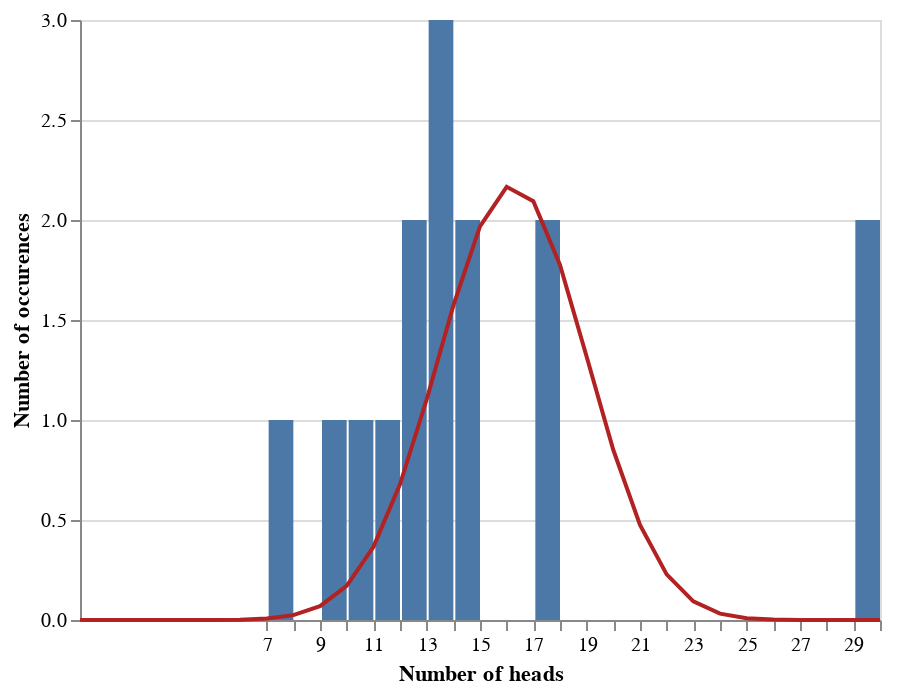

Write notebook code for a chart like this one.
### Markdown cell above
### Exercise 3 part III

Generate a histogram of the number of heads from each student. As an extension, include the binomial distribution supported by your estimate that is most amenable to large value outcomes.

### Code cell
fig_1_a = (alt
           .Chart(head_counts)
           .mark_bar()
           .encode(alt.X("outcome:Q",
                         bin = alt.BinParams(step = 1),
                         title = "Number of heads"),
                   y = alt.Y("count()",
                            title = "Number of occurences")))

k_vals = range(0,31)
k_probs = [num_people * stats.binom.pmf(k = k, n = num_flips, p = 0.540) for k in k_vals]
binom_dist_df = pd.DataFrame({"value": k_vals,
                              "prob": k_probs})

fig_1_b = (alt
           .Chart(binom_dist_df)
           .mark_line(color= "firebrick")
           .encode(x = "value", 
                   y = "prob"))


fig_1_a + fig_1_b

### Figure 1 — Vega-Lite specification as saved in the notebook (floating-point values rounded to 4 significant figures)
{"$schema": "https://vega.github.io/schema/vega-lite/v2.6.0.json", "config": {"view": {"height": 300, "width": 400}}, "datasets": {"data-3e36b5971c6b02f0d186c5079c3e0618": [{"name": 0, "outcome": 9}, {"name": 1, "outcome": 13}, {"name": 2, "outcome": 17}, {"name": 3, "outcome": 17}, {"name": 4, "outcome": 14}, {"name": 5, "outcome": 7}, {"name": 6, "outcome": 13}, {"name": 7, "outcome": 13}, {"name": 8, "outcome": 12}, {"name": 9, "outcome": 14}, {"name": 10, "outcome": 10}, {"name": 11, "outcome": 11}, {"name": 12, "outcome": 12}, {"name": 13, "outcome": 30}, {"name": 14, "outcome": 30}], "data-cfdea387a9d3fe79a5e21938a28ab58a": [{"prob": 1.145e-09, "value": 0}, {"prob": 4.033e-08, "value": 1}, {"prob": 6.864e-07, "value": 2}, {"prob": 7.521e-06, "value": 3}, {"prob": 5.959e-05, "value": 4}, {"prob": 0.0003638, "value": 5}, {"prob": 0.001779, "value": 6}, {"prob": 0.007162, "value": 7}, {"prob": 0.02417, "value": 8}, {"prob": 0.06936, "value": 9}, {"prob": 0.171, "value": 10}, {"prob": 0.3649, "value": 11}, {"prob": 0.6783, "value": 12}, {"prob": 1.103, "value": 13}, {"prob": 1.572, "value": 14}, {"prob": 1.968, "value": 15}, {"prob": 2.166, "value": 16}, {"prob": 2.094, "value": 17}, {"prob": 1.775, "value": 18}, {"prob": 1.316, "value": 19}, {"prob": 0.8498, "value": 20}, {"prob": 0.475, "value": 21}, {"prob": 0.2281, "value": 22}, {"prob": 0.09315, "value": 23}, {"prob": 0.03189, "value": 24}, {"prob": 0.008986, "value": 25}, {"prob": 0.002029, "value": 26}, {"prob": 0.0003528, "value": 27}, {"prob": 4.437e-05, "value": 28}, {"prob": 3.592e-06, "value": 29}, {"prob": 1.406e-07, "value": 30}]}, "layer": [{"data": {"name": "data-3e36b5971c6b02f0d186c5079c3e0618"}, "encoding": {"x": {"bin": {"step": 1}, "field": "outcome", "title": "Number of heads", "type": "quantitative"}, "y": {"aggregate": "count", "title": "Number of occurences", "type": "quantitative"}}, "mark": "bar"}, {"data": {"name": "data-cfdea387a9d3fe79a5e21938a28ab58a"}, "encoding": {"x": {"field": "value", "type": "quantitative"}, "y": {"field": "prob", "type": "quantitative"}}, "mark": {"color": "firebrick", "type": "line"}}]}
